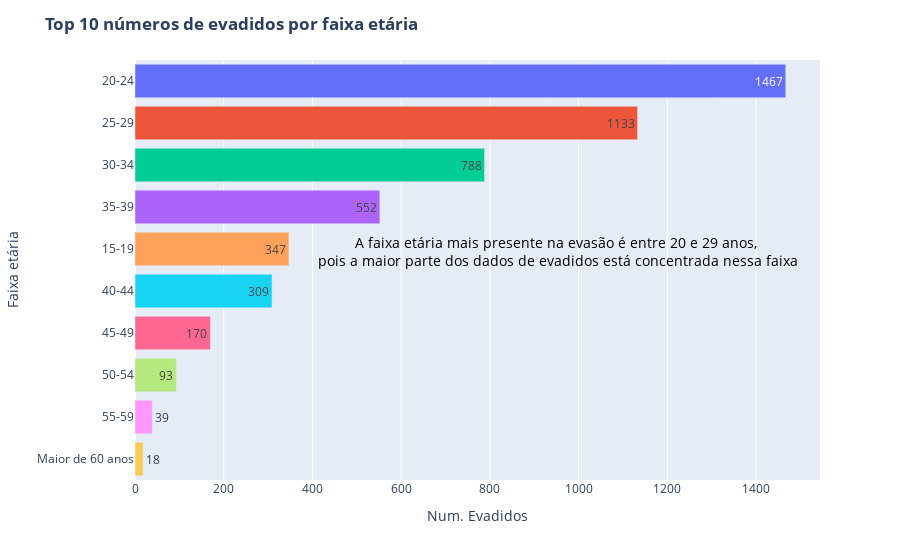

Notebook code cell kept with this figure:
### Markdown cell above
<h3 style="font-style:italic;color:#23272e">
    Qual a faixa etária com maior número de evasões?
</h3>

### Code cell
top_evadidos_idade = evadidos_df.groupby("faixa_etaria")["categoria_de_situacao"].count().reset_index(name='count').sort_values("count", ascending=False)
top_evadidos_idade

fig = px.bar(top_evadidos_idade[:10], x="count", y="faixa_etaria", orientation="h", text='count',color="faixa_etaria")
fig.update_layout(
    title="<b>Top 10 números de evadidos por faixa etária</b>",
    xaxis_title="Num. Evadidos",
    yaxis_title="Faixa etária",
    showlegend=False
)


fig.add_annotation(
    x=950,
    y=4.93,
    text="A faixa etária mais presente na evasão é entre 20 e 29 anos,<br> pois a maior parte dos dados de evadidos está concentrada nessa faixa",
    font=dict(
        size=14,
        color="black"
    ),
    showarrow=False,
)


iplot(fig)

### Figure 1 — Plotly figure (JSON) as saved in the notebook; plotly's stock layout.template omitted (floating-point values rounded to 4 significant figures)
{"data": [{"alignmentgroup": "True", "hovertemplate": "faixa_etaria=%{y}<br>count=%{text}<extra></extra>", "legendgroup": "20-24", "marker": {"color": "#636efa", "pattern": {"shape": ""}}, "name": "20-24", "offsetgroup": "20-24", "orientation": "h", "showlegend": true, "text": [1467], "textposition": "auto", "type": "bar", "x": [1467], "xaxis": "x", "y": ["20-24"], "yaxis": "y"}, {"alignmentgroup": "True", "hovertemplate": "faixa_etaria=%{y}<br>count=%{text}<extra></extra>", "legendgroup": "25-29", "marker": {"color": "#EF553B", "pattern": {"shape": ""}}, "name": "25-29", "offsetgroup": "25-29", "orientation": "h", "showlegend": true, "text": [1133], "textposition": "auto", "type": "bar", "x": [1133], "xaxis": "x", "y": ["25-29"], "yaxis": "y"}, {"alignmentgroup": "True", "hovertemplate": "faixa_etaria=%{y}<br>count=%{text}<extra></extra>", "legendgroup": "30-34", "marker": {"color": "#00cc96", "pattern": {"shape": ""}}, "name": "30-34", "offsetgroup": "30-34", "orientation": "h", "showlegend": true, "text": [788], "textposition": "auto", "type": "bar", "x": [788], "xaxis": "x", "y": ["30-34"], "yaxis": "y"}, {"alignmentgroup": "True", "hovertemplate": "faixa_etaria=%{y}<br>count=%{text}<extra></extra>", "legendgroup": "35-39", "marker": {"color": "#ab63fa", "pattern": {"shape": ""}}, "name": "35-39", "offsetgroup": "35-39", "orientation": "h", "showlegend": true, "text": [552], "textposition": "auto", "type": "bar", "x": [552], "xaxis": "x", "y": ["35-39"], "yaxis": "y"}, {"alignmentgroup": "True", "hovertemplate": "faixa_etaria=%{y}<br>count=%{text}<extra></extra>", "legendgroup": "15-19", "marker": {"color": "#FFA15A", "pattern": {"shape": ""}}, "name": "15-19", "offsetgroup": "15-19", "orientation": "h", "showlegend": true, "text": [347], "textposition": "auto", "type": "bar", "x": [347], "xaxis": "x", "y": ["15-19"], "yaxis": "y"}, {"alignmentgroup": "True", "hovertemplate": "faixa_etaria=%{y}<br>count=%{text}<extra></extra>", "legendgroup": "40-44", "marker": {"color": "#19d3f3", "pattern": {"shape": ""}}, "name": "40-44", "offsetgroup": "40-44", "orientation": "h", "showlegend": true, "text": [309], "textposition": "auto", "type": "bar", "x": [309], "xaxis": "x", "y": ["40-44"], "yaxis": "y"}, {"alignmentgroup": "True", "hovertemplate": "faixa_etaria=%{y}<br>count=%{text}<extra></extra>", "legendgroup": "45-49", "marker": {"color": "#FF6692", "pattern": {"shape": ""}}, "name": "45-49", "offsetgroup": "45-49", "orientation": "h", "showlegend": true, "text": [170], "textposition": "auto", "type": "bar", "x": [170], "xaxis": "x", "y": ["45-49"], "yaxis": "y"}, {"alignmentgroup": "True", "hovertemplate": "faixa_etaria=%{y}<br>count=%{text}<extra></extra>", "legendgroup": "50-54", "marker": {"color": "#B6E880", "pattern": {"shape": ""}}, "name": "50-54", "offsetgroup": "50-54", "orientation": "h", "showlegend": true, "text": [93], "textposition": "auto", "type": "bar", "x": [93], "xaxis": "x", "y": ["50-54"], "yaxis": "y"}, {"alignmentgroup": "True", "hovertemplate": "faixa_etaria=%{y}<br>count=%{text}<extra></extra>", "legendgroup": "55-59", "marker": {"color": "#FF97FF", "pattern": {"shape": ""}}, "name": "55-59", "offsetgroup": "55-59", "orientation": "h", "showlegend": true, "text": [39], "textposition": "auto", "type": "bar", "x": [39], "xaxis": "x", "y": ["55-59"], "yaxis": "y"}, {"alignmentgroup": "True", "hovertemplate": "faixa_etaria=%{y}<br>count=%{text}<extra></extra>", "legendgroup": "Maior de 60 anos", "marker": {"color": "#FECB52", "pattern": {"shape": ""}}, "name": "Maior de 60 anos", "offsetgroup": "Maior de 60 anos", "orientation": "h", "showlegend": true, "text": [18], "textposition": "auto", "type": "bar", "x": [18], "xaxis": "x", "y": ["Maior de 60 anos"], "yaxis": "y"}], "layout": {"annotations": [{"font": {"color": "black", "size": 14}, "showarrow": false, "text": "A faixa etária mais presente na evasão é entre 20 e 29 anos,<br> pois a maior parte dos dados de evadidos está concentrada nessa faixa", "x": 950, "y": 4.93}], "barmode": "relative", "legend": {"title": {"text": "faixa_etaria"}, "tracegroupgap": 0}, "margin": {"t": 60}, "showlegend": false, "title": {"text": "<b>Top 10 números de evadidos por faixa etária</b>"}, "xaxis": {"anchor": "y", "domain": [0, 1], "title": {"text": "Num. Evadidos"}}, "yaxis": {"anchor": "x", "categoryarray": ["Maior de 60 anos", "55-59", "50-54", "45-49", "40-44", "15-19", "35-39", "30-34", "25-29", "20-24"], "categoryorder": "array", "domain": [0, 1], "title": {"text": "Faixa etária"}}}}
